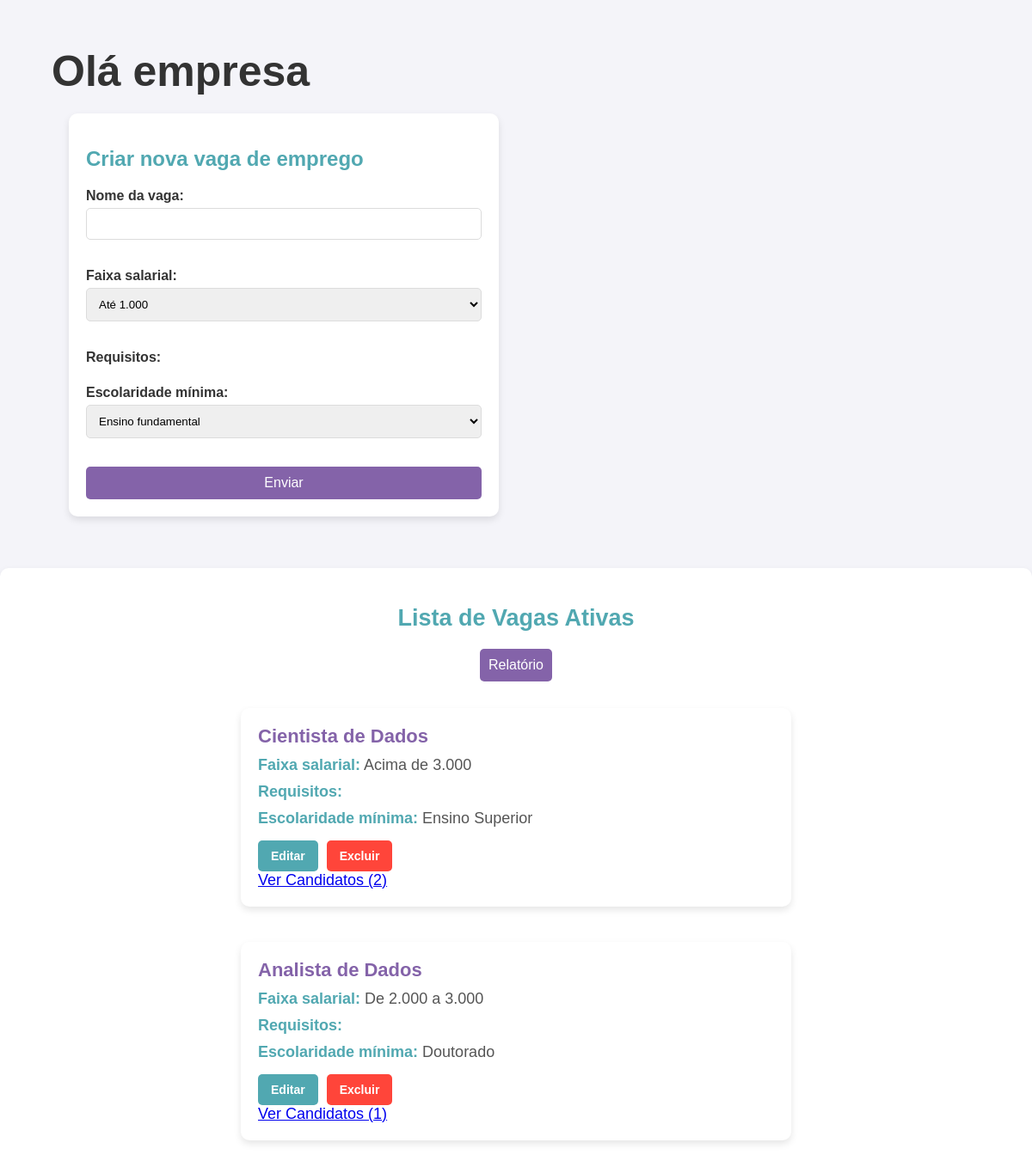
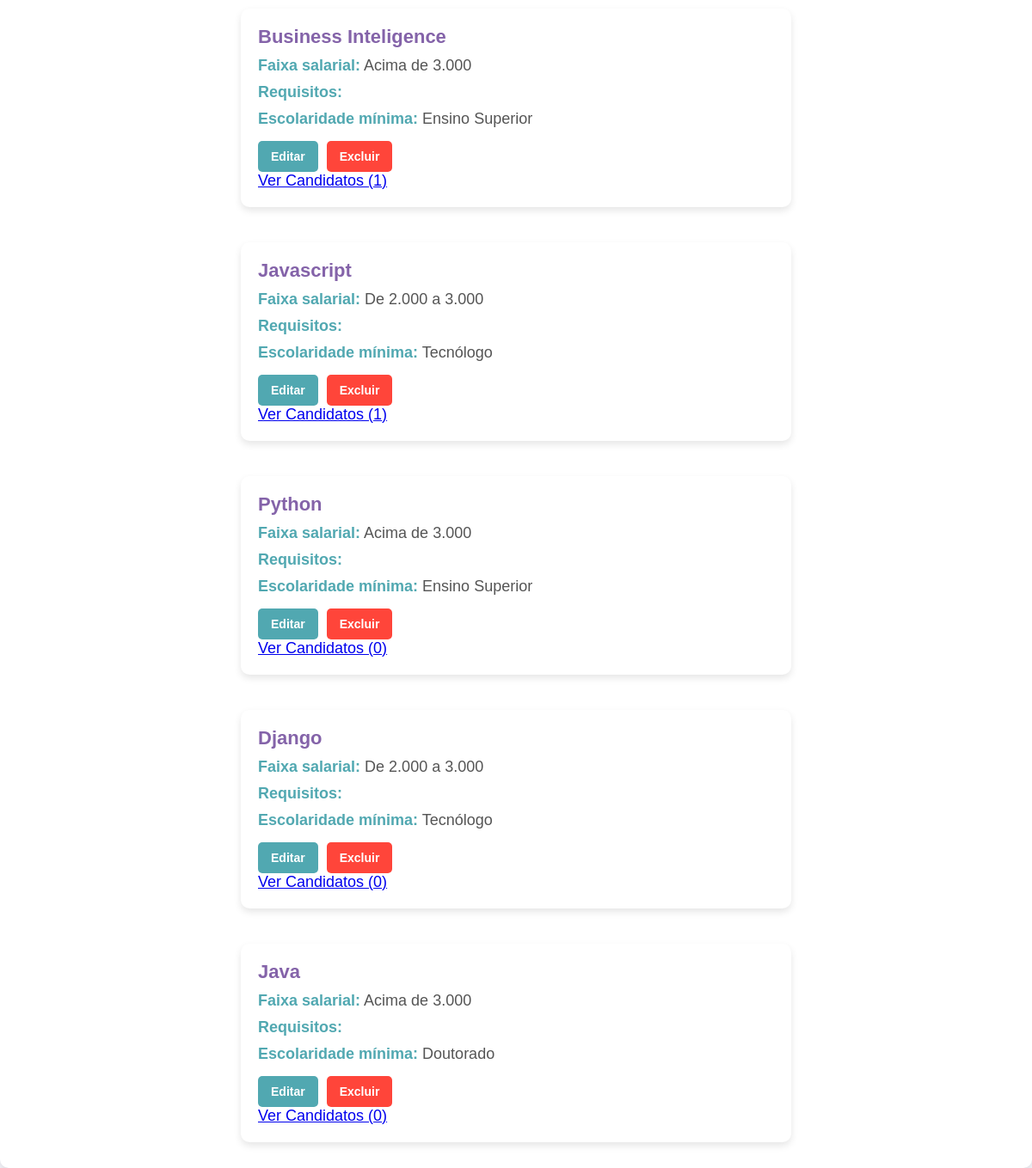
/companies/, run on the app's committed database (2 pictures, top to bottom).
### companies/models.py (models this page shows, shortened)
class JobPosting(models.Model):
    SALARY_CHOICES = [
        ('up_to_1000', 'Até 1.000'),
        ('1000_to_2000', 'De 1.000 a 2.000'),
        ('2000_to_3000', 'De 2.000 a 3.000'),
        ('above_3000', 'Acima de 3.000'),
    ]
    EDUCATION_CHOICES = [
        ('fundamental', 'Ensino fundamental'),
        ('medio', 'Ensino médio'),
        ('tecnologo', 'Tecnólogo'),
        ('superior', 'Ensino Superior'),
        ('pos_mba_mestrado', 'Pós / MBA / Mestrado'),
        ('doutorado', 'Doutorado'),
    ]
    title = models.CharField(max_length=255)
    salary_range = models.CharField(max_length=50, choices=SALARY_CHOICES)
    education_level = models.CharField(max_length=50, choices=EDUCATION_CHOICES)
    created_at = models.DateTimeField(default=timezone.now)

### companies/views.py (the view, shortened to what this page needs)
# urls.py: path('', views.create_job, name='companies_home'),
def create_job(request):
    job_postings = JobPosting.objects.all()
    return render(request, 'companies/home.html', {'job_postings': job_postings})

### companies/templates/companies/home.html (shortened to what this page needs)
<!DOCTYPE html>
<html>
<head>
    {% load static %}
    <link rel="stylesheet" type="text/css" href="{% static 'companies/create_vaga.css' %}">
</head>
<body>
    <div class="left-side">
        <h1>Olá empresa</h1>
        <div class="container">
            <h2>Criar nova vaga de emprego</h2>
            <form method="post">
                <label for="job_title">Nome da vaga:</label>
                <input type="text" id="job_title" name="job_title" required>
                <br>
                <label for="salary_range">Faixa salarial:</label>
                <select id="salary_range" name="salary_range" required>
                    <option value="up_to_1000">Até 1.000</option>
                </select>
                <br>
                <label for="requirements">Requisitos:</label>
                <br>
                <label for="education_level">Escolaridade mínima:</label>
                <select id="education_level" name="education_level" required>
                    <option value="fundamental">Ensino fundamental</option>
                </select>
                <br>
                <button type="submit" onclick="return confirm('Você acabou de criar uma nova vaga!!');">Enviar</button>
            </form>
        </div>
    </div>
    <div class="middle-side">
        <h2>Lista de Vagas Ativas</h2>
        <button onclick="window.location.href='{% url 'job_report' %}'">Relatório</button>
        <div class="job-list">
            {% for job in job_postings %}
                <br>
                <div class="job-card">
                    <strong class="job-title">{{ job.title }}</strong>
                    <p class="job-detail"><span class="label">Faixa salarial:</span> {{ job.get_salary_range_display }}</p>
                    <p class="job-detail"><span class="label">Requisitos:</span> {{ job.requirements }}</p>
                    <p class="job-detail"><span class="label">Escolaridade mínima:</span> {{ job.get_education_level_display }}</p>
                    <div class="job-actions">
                        <a href="{% url 'edit_job' job.id %}" class="btn-edit">Editar</a>
                        <a href="{% url 'delete_job' job.id %}" class="btn-delete" onclick="return confirm('Tem certeza de que deseja excluir esta vaga?');">Excluir</a>
                    </div>
                    <div class="job-applicants">
                        <a href="{% url 'view_applicants' job.id %}">Ver Candidatos ({{ job.user_applications.count }})</a>
                    </div>
                </div>
            {% empty %}
                <p>Nenhuma vaga ativa.</p>
            {% endfor %}
        </div>
    </div>
</body>
</html>

### companies/static/companies/create_vaga.css (style rules this page uses)
body { font-family: Arial, sans-serif; background: #f4f4f9; margin: 0; padding: 0; display: flex; flex-direction: column; align-items: center; height: 100vh; }
.container { background: #ffffff; border-radius: 10px; box-shadow: 0 4px 8px rgba(0, 0, 0, 0.1); padding: 20px; width: 100%; max-width: 500px; margin: 20px; box-sizing: border-box; }
h1 { color: #333; margin-bottom: 20px; font-size: 50px; }
h2 { color: rgb(81, 168, 177); margin-bottom: 20px; }
form { display: flex; flex-direction: column; }
label { font-weight: bold; color: #333; margin-bottom: 5px; }
input[type="text"], textarea, select { border: 1px solid #dcdcdc; border-radius: 5px; padding: 10px; margin-bottom: 15px; outline: none; transition: border-color 0.3s ease; }
button { background-color: rgb(132, 99, 169); border: none; border-radius: 5px; color: white; padding: 10px; cursor: pointer; font-size: 16px; transition: background-color 0.3s ease; }
.left-side, .right-side, .middle-side { width: 90%; max-width: 1200px; margin: 20px 0; }
.right-side, .middle-side { display: flex; flex-direction: column; align-items: center; color: #666; font-size: 18px; text-align: center; background: #ffffff; border-radius: 10px; box-shadow: 0 4px 8px rgba(0, 0, 0, 0.1); padding: 20px; width: 100%; box-sizing: border-box; }
.job-list { display: flex; flex-direction: column; align-items: center; width: 100%; padding: 0 10px; }
.job-card { background: #ffffff; border-radius: 10px; box-shadow: 0 4px 8px rgba(0, 0, 0, 0.1); padding: 20px; margin: 10px 0; width: 100%; max-width: 600px; text-align: left; transition: transform 0.3s ease, box-shadow 0.3s ease; }
.job-title { font-size: 22px; color: rgb(132, 99, 169); margin-bottom: 10px; font-weight: bold; }
.job-detail { margin: 10px 0; color: #555; }
.job-detail .label { font-weight: bold; color: rgb(81, 168, 177); }
.job-actions { margin-top: 15px; display: flex; gap: 10px; }
.btn-edit, .btn-delete { text-decoration: none; padding: 10px 15px; border-radius: 5px; color: white; font-size: 14px; font-weight: bold; transition: background-color 0.3s ease; }
.btn-edit { background-color: rgb(81, 168, 177); }
.btn-delete { background-color: rgb(255, 69, 58); }

### data on the page
JobPosting: title "Cientista de Dados", salary_range "Acima de 3.000", education_level "Ensino Superior", user_applications.count "2"
JobPosting: title "Analista de Dados", salary_range "De 2.000 a 3.000", education_level "Doutorado", user_applications.count "1"
JobPosting: title "Business Inteligence", salary_range "Acima de 3.000", education_level "Ensino Superior", user_applications.count "1"
JobPosting: title "Javascript", salary_range "De 2.000 a 3.000", education_level "Tecnólogo", user_applications.count "1"
JobPosting: title "Python", salary_range "Acima de 3.000", education_level "Ensino Superior", user_applications.count "0"
JobPosting: title "Django", salary_range "De 2.000 a 3.000", education_level "Tecnólogo", user_applications.count "0"
JobPosting: title "Java", salary_range "Acima de 3.000", education_level "Doutorado", user_applications.count "0"
